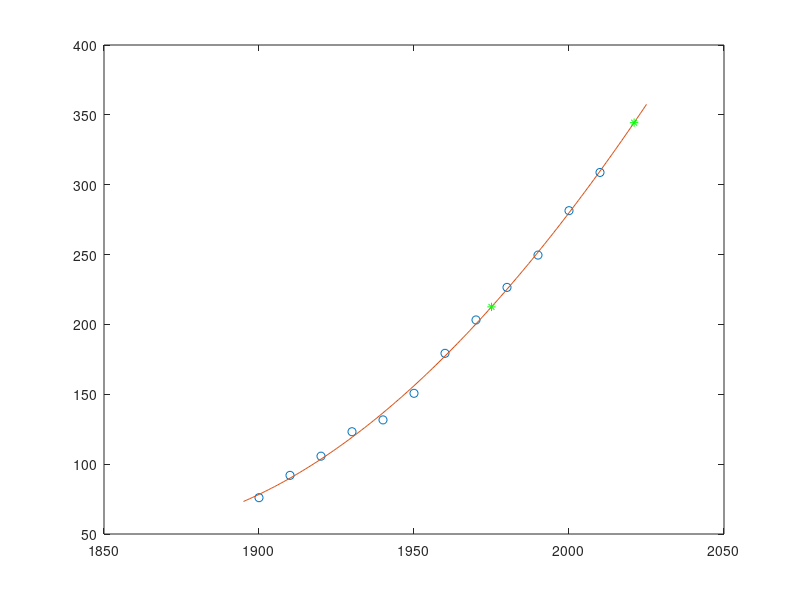

The MATLAB source for this figure:
clf;
t= 1900:10:2010;
y=[75.995, 91.972, 105.710, 123.200, 131.670, 150.700, 179.320, 203.210, 226.510, 249.630, 281.420, 308.790];
%plot(t,y,'o');

t=t';
y=y';

n=length(t);
%{
A=[t.^3, t.^2, t, ones(size(t))];
c=A\y;         % sau   c=mcmmpd(t,y,3);
%}

% medie

mu=mean(t); s=std(t);
tn=(t-mu)/s;
A=[tn.^3, tn.^2, tn, ones(n,1)];
c=A\y

tg=1895:2025;
tgn=(tg-mu)/s;
yg=polyval(c,tgn);

plot(t,y,'o', tg, yg); hold on

w=[1975,2021];
wn=(w-mu)/s;
pe=polyval(c,wn);
plot(w,pe,'g*');
